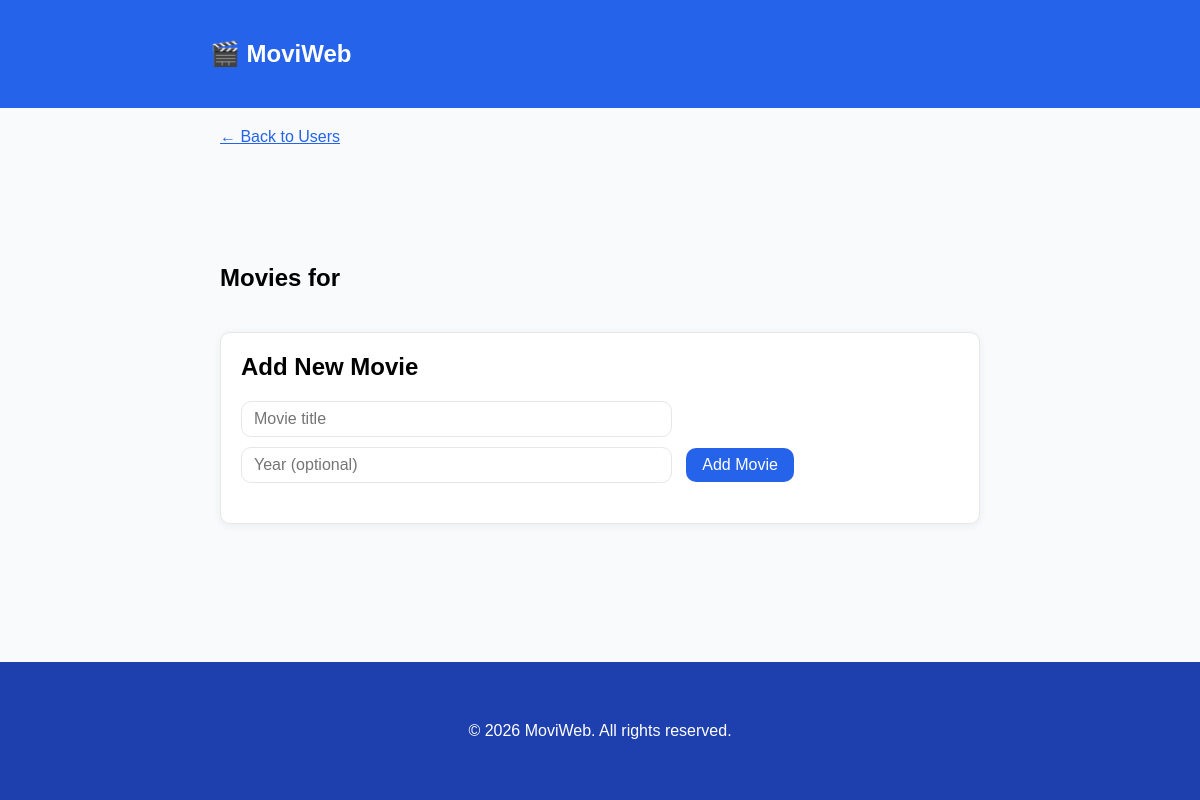
The app's page /users/6/movies, older data.
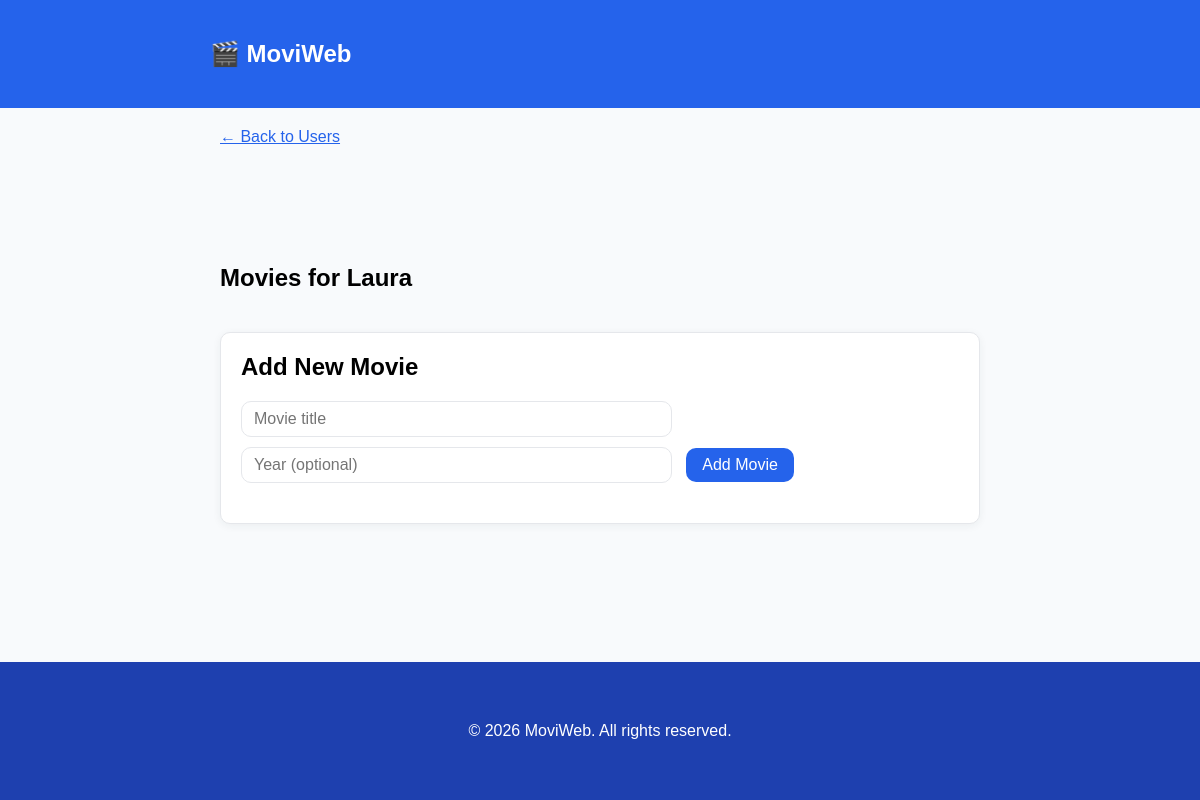
The same page, newer data.
### models.py (models this page shows, shortened)
class User(db.Model):
    id = db.Column(db.Integer, primary_key=True)
    name = db.Column(db.String(300), nullable=False)
    movies = db.relationship("Movie", back_populates="user")

### app.py (the view)
@app.route('/users/<int:user_id>/movies', methods=['GET'])
def get_movies(user_id):
    user = dm.get_user(user_id)
    movies = dm.get_movies(user_id)
    return render_template('movies.html', user=user, movies=movies)

### data_manager.py (called while the page is built)
    def get_user(self, user_id):
        user = db.get_or_404(User, user_id)
        return user

    def get_movies(self, user_id):
        user = db.get_or_404(User, user_id)
        return user.movies

### templates/movies.html (shortened to what this page needs)
{% extends 'base.html' %}
{% block nav %}
<a href="{{ url_for('home') }}" class="breadcrumbs">← Back to Users</a>
{% endblock %}
{% block content %}
<section class="card-list movie-list">
  <h1>Movies for {{ user.name }}</h1>
</section>
<section class="movie-add-form">
  <form
      class="card"
      method="POST"
  >
    <h2><label for="title">Add New Movie</label></h2>
    <input
        required
        type="text"
        id="title"
        name="title"
        placeholder="Movie title"
    />
    <input
        autocomplete="off"
        type="number"
        id="year"
        name="year"
        placeholder="Year (optional)"
    />
    <input class="btn" type="submit" value="Add Movie"/>
  </form>
</section>
{% endblock %}

Row changes from the older to the newer data that the page shows:
now on this page (row edited): User: name "Laura"
